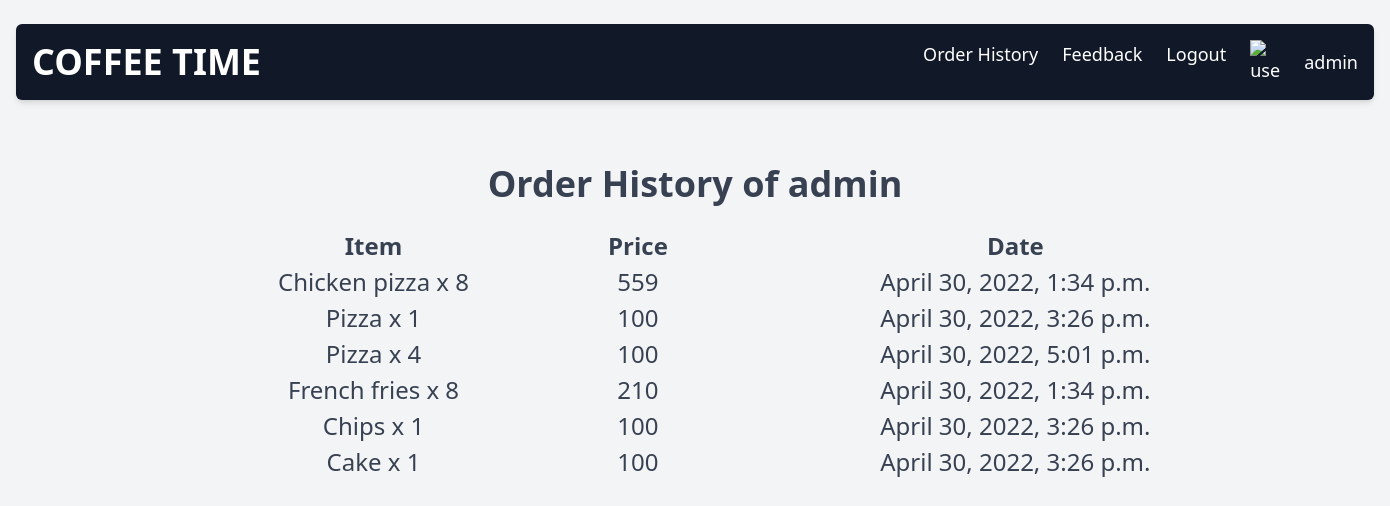
/order_history/ (signed in), run on an earlier commit of the app's database.
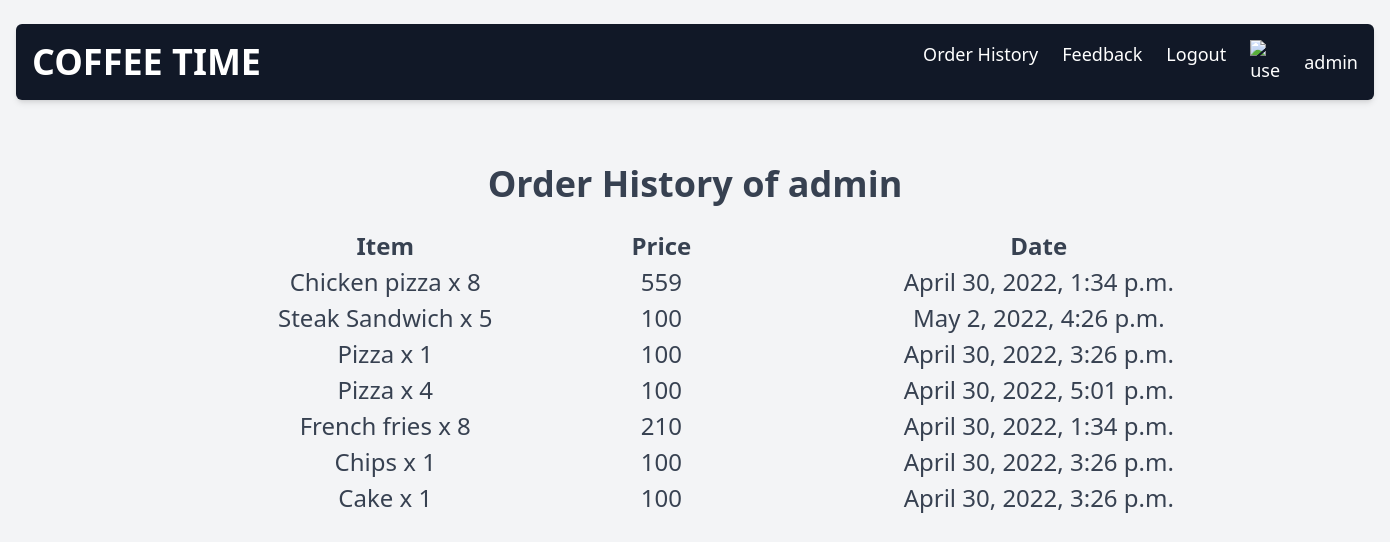
And on a later commit of the database.
### shop/models.py (models this page shows, shortened)
class OrderHistory(Model):
    user = CharField(max_length=200)
    product = CharField(max_length=200)
    date = DateTimeField(default=timezone.now())
    price = PositiveIntegerField()

### shop/views.py (the view)
# urls.py: path("order_history/", order_history, name="order_history"),
@login_required
def order_history(request):
    user = request.user
    orders = OrderHistory.objects.filter(user=user)
    result = []
    for order in orders:
        item = {
            'item': order.product,
            'price': order.price,
            'date': order.date,
        }
        result.append(item)
    res = [dict(t) for t in {tuple(d.items()) for d in result}]
    for r in res:
        r['count'] = result.count(r)
    return render(request, 'shop/order_history.html', {'orders': res, 'user': request.user})

### shop/templates/shop/order_history.html
{% extends 'theme/base_logged_in.html' %}
{% block content %}
    <h1 class="text-4xl text-center py-6 font-bold">Order History of {{ user }}</h1>
    <div class="text-center" style="width: 100vw; position: absolute;left: 15%">
        <table style="font-size: x-large">
            <thead>
            <tr>
                <th style="padding: 0 5vw">Item</th>
                <th style="padding: 0 5vw">Price</th>
                <th style="padding: 0 5vw; width: 40vw">Date</th>
            </tr>
            </thead>
            <tbody>
            {% for order in orders %}
                <tr>
                    <td style="padding: 0 5vw">{{ order.item }} x {{ order.count }}</td>
                    <td style="padding: 0 5vw">{{ order.price }}</td>
                    <td style="padding: 0 5vw; width: 40vw">{{ order.date }}</td>
                </tr>
            {% endfor %}
            </tbody>
        </table>
    </div>
{% endblock content %}

### theme/templates/theme/base_logged_in.html (shortened to what this page needs)
{% load static %}
<!DOCTYPE html>
<html lang="en">
<head>
    <link rel="stylesheet" href="{% static 'theme/tailwind.css' %}">
    <link rel="stylesheet" href="{% static 'theme/styling.css' %}">
</head>
<body>
{% include 'theme/navbar_logged_in.html' %}
<div class='p-4'>
    {% block content %}{% endblock content %}
</div>
</body>
</html>

### theme/templates/theme/navbar_logged_in.html
<header class='px-4 py-6'>
    <nav class='flex items-center justify-between p-4 text-white bg-gray-900 rounded-md shadow-md'>
        <h1 class='text-4xl font-bold uppercase'>
            <a href="{% url 'home' %}">Coffee Time</a>
        </h1>
        <ul class='flex gap-6 text-lg'>
            <li>
                <a class='hover:text-indigo-300' href="{% url 'order_history' %}">Order History</a>
            </li>
            <li>
                <a class='hover:text-indigo-300' href="{% url 'feedback' %}">Feedback</a>
            </li>
            <li>
                <a class='hover:text-indigo-300' href="{% url 'logout' %}">Logout</a>
            </li>
            <li>
                <img width="30" height="30"
                     src="https://media.istockphoto.com/vectors/user-icon-flat-isolated-on-white-background-user-symbol-vector-vector-id1300845620?k=20&m=1300845620&s=612x612&w=0&h=f4XTZDAv7NPuZbG0habSpU0sNgECM0X7nbKzTUta3n8="
                     alt="user: ">
            </li>
            <button onclick="onUserButtonClick()">{{ user }}</button>
        </ul>
    </nav>
</header>

What changed in the data, as far as the page shows it:
added OrderHistory: item "Steak Sandwich", date "May 2, 2022, 4:26 p.m."
Also different on the page:
new list line: "x 5 100"
